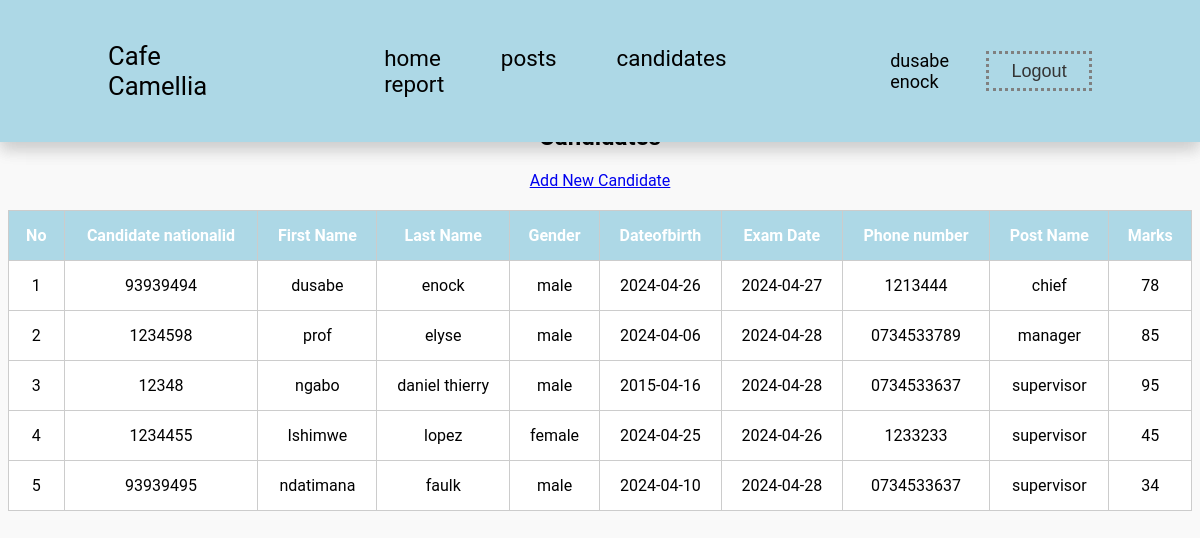
The app's page /Routes/report.php (signed in) with its own data.
### tables this page shows
CREATE TABLE `candidateresult` (
  `candidatenationalid` int(11) NOT NULL,
  `firstname` varchar(40) NOT NULL,
  `lastname` varchar(50) NOT NULL,
  `gender` enum('male','female') DEFAULT NULL,
  `dateofbirth` date DEFAULT NULL,
  `postid` int(11) DEFAULT 4,
  `examdate` date DEFAULT NULL,
  `phonenumber` varchar(15) DEFAULT NULL,
  `mark` int(11) DEFAULT NULL
);

CREATE TABLE `post` (
  `postid` int(11) NOT NULL,
  `postname` varchar(40) DEFAULT NULL
);

### Routes/report.php (the view, shortened to what this page needs)
<?php
include "./nav.php"
?>
<?php
  include "./nav.php";
?>
<!DOCTYPE html>
<html lang="en">
<head>
</head>
    <br><br><br><br><br>
       <center> <h2>Candidates</h2> </center>
       <center > <a href="./newcandidate.php" > Add New Candidate</a>
        <table class="table">
            <thead>
                <tr>
                    <th>No</th>
                    <th>Candidate nationalid</th>
                    <th>First Name</th>
                    <th>Last Name</th>
                    <th>Gender</th>
                    <th>Dateofbirth</th>
                    <th>Exam Date</th>
                    <th>Phone number</th>
                    <th>Post Name</th>
                    <th>Marks</th>
                </tr>
            </thead>
            <tbody>
                <?php
                $sql = "SELECT * FROM candidateresult INNER JOIN post ON candidateresult.postid = post.postid ORDER BY postname,mark DESC";
                $result = mysqli_query($conn,$sql);
                $number=1;
                if ($result == true) {
                    while ($row = mysqli_fetch_assoc($result)) {
                ?>
                        <tr>
                            <td><?php echo $number++; ?></td>
                            <td><?php echo $row['candidatenationalid']; ?></td>
                            <td><?php echo $row['firstname']; ?></td>
                            <td><?php echo $row['lastname']; ?></td>
                            <td><?php echo $row['gender']; ?></td>
                            <td><?php echo $row['dateofbirth']; ?></td>
                            <td><?php echo $row['examdate']; ?></td>
                            <td><?php echo $row['phonenumber']; ?></td>
                            <td><?php echo $row['postname']; ?></td>
                            <td><?php echo $row['mark']; ?></td>
                        </tr>
                <?php }
                }
                ?>
            </tbody>
        </table>
              </center>
    </body>
</html>

### Routes/nav.php (shortened to what this page needs)
<!DOCTYPE html>
<html lang="es">
<head>
    <link rel="stylesheet" href="./nav.css">
</head>
<body>
 <header class="header">
        <a href="./index.php" class="logo">Cafe Camellia</i></a>
        <nav class="navbar">
            <a href="./index.php">home</a>
            <a href="./post.php">posts</a>
            <a href="./candidate.php">candidates</a>
            <a href="report.php">report</a>
        </nav>
  <p><?php echo $_SESSION['username'] ?></p>
  <button><a href="../UserAuth/logout.php" class="logout"> Logout </a></button>
    </header>
</body>
</html>

### Routes/nav.css (style rules this page uses)
.header { position: fixed; top: 0; left: 0; right: 0; display: flex; align-items: center; justify-content: space-between; z-index: 1000; background: lightblue; box-shadow: 0 .5rem 1rem rgba(0, 0, 0, .1); padding: 2rem 9%; }
.header .logo { color: var(--main-color); text-decoration: none; font-size: 1.6rem; }
.header .navbar { margin-left: 100px; }
.header .navbar a { margin: 0 1rem; font-size: 1.4rem; margin-left: 40px; text-decoration: none; color: var(--main-color); }
.header P { font-size: large; margin-left: 100px; }
.header button { width: 120px; height: 40px; background: transparent; border: 3px dotted gray; font-size: large; }
button .logout { color: #333; text-decoration: none; }

### Routes/report.php (style rules this page uses)
body { font-family: 'Roboto', sans-serif; background-color: #f9f9f9; }
.table { width: 100%; border-collapse: collapse; margin-top: 20px; }
.table th, .table td { border: 1px solid #ccc; padding: 15px; text-align: center; }
.table th { background-color: lightblue; color: #fff; }
.table td { background-color: #fff; }
.table tr:nth-child(even) { background-color: #f2f2f2; }

### records on screen
candidateresult: candidatenationalid "93939494", firstname "dusabe", lastname "enock", gender "male", dateofbirth "2024-04-26", examdate "2024-04-27", phonenumber "1213444", postid.postname "chief", mark "78"
candidateresult: candidatenationalid "1234598", firstname "prof", lastname "elyse", gender "male", dateofbirth "2024-04-06", examdate "2024-04-28", phonenumber "0734533789", postid.postname "manager", mark "85"
candidateresult: candidatenationalid "12348", firstname "ngabo", lastname "daniel thierry", gender "male", dateofbirth "2015-04-16", examdate "2024-04-28", phonenumber "0734533637", postid.postname "supervisor", mark "95"
candidateresult: candidatenationalid "1234455", firstname "Ishimwe", lastname "lopez", gender "female", dateofbirth "2024-04-25", examdate "2024-04-26", phonenumber "1233233", postid.postname "supervisor", mark "45"
candidateresult: candidatenationalid "93939495", firstname "ndatimana", lastname "faulk", gender "male", dateofbirth "2024-04-10", examdate "2024-04-28", phonenumber "0734533637", postid.postname "supervisor", mark "34"

### other values on screen
$_SESSION['username'] "dusabe enock"
